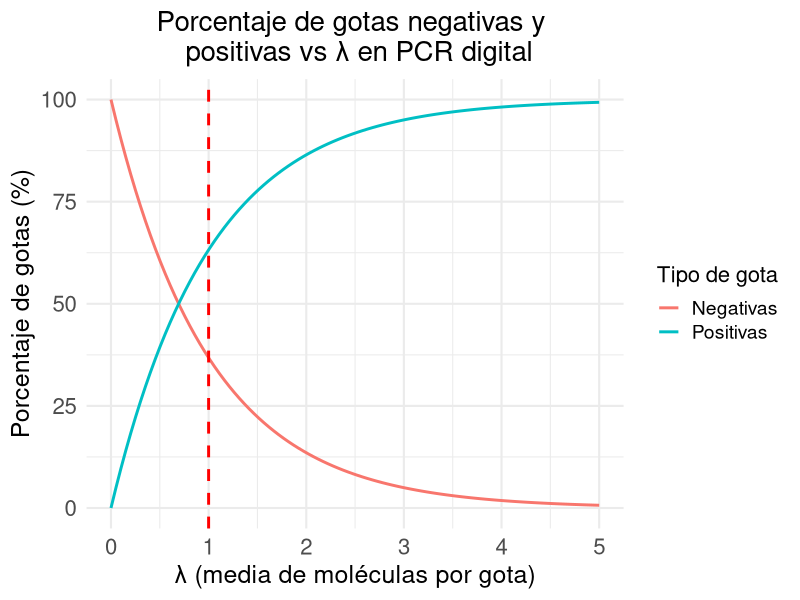

The R source for this figure:
## ---- chunk 1
library(ggplot2)

# Crear datos
lambda <- seq(0, 5, length.out = 100)
p_negativas <- exp(-lambda) * 100
p_positivas <- (1 - exp(-lambda)) * 100
datos <- data.frame(lambda, p_negativas, p_positivas)

# Crear gráfica con texto más grande
ggplot(datos, aes(x = lambda)) +
  geom_line(aes(y = p_negativas, color = "Negativas"), size = 1) +
  geom_line(aes(y = p_positivas, color = "Positivas"), size = 1) +
  geom_vline(xintercept = 1, linetype = "dashed", color = "red", size = 1) +
  labs(
    title = "Porcentaje de gotas negativas y \n positivas vs λ en PCR digital",
    x = "λ (media de moléculas por gota)",
    y = "Porcentaje de gotas (%)",
    color = "Tipo de gota"
  ) +
  theme_minimal(base_size = 16) +  # Aumenta el tamaño base de la fuente
  theme(
    plot.title = element_text(hjust = 0.5, size = 20),
    axis.title = element_text(size = 18),
    axis.text = element_text(size = 16),
    legend.title = element_text(size = 16),
    legend.text = element_text(size = 14)
  )

